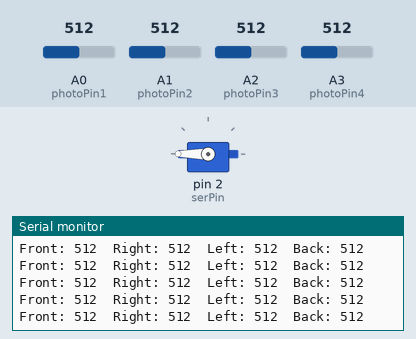
Simulated run of this sketch. Board: Arduino Uno, built with avr-gcc and run on an emulated ATmega328P. Shown: servo, the last lines printed to the serial monitor. Inputs (shaded band) come from the test bench; at power-on: A0 (photoPin1) = 512, A1 (photoPin2) = 512, A2 (photoPin3) = 512, A3 (photoPin4) = 512.

Above: at 1.2 s.
1.3 s: A0 (photoPin1) set to 604
At 1.69 s:
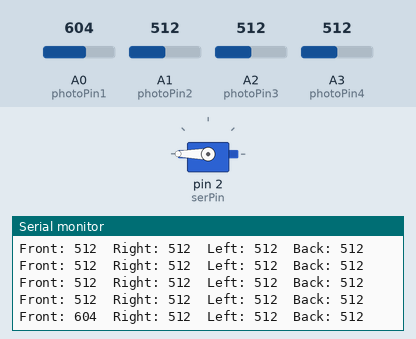
4.3 s: A0 (photoPin1) set to 625
At 4.45 s:
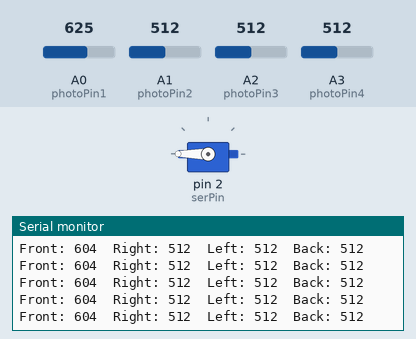
Timing chart, 0 to 7.3 s (numbered marks = the images above; inputs shaded):
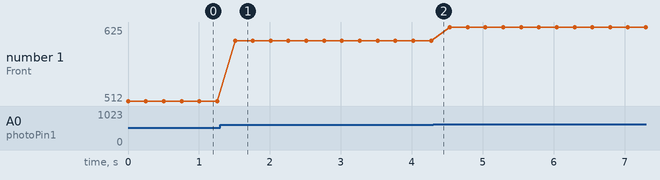

The sketch:

PhotoResistorTest.ino
```cpp
#include <Servo.h>
Servo ser1;
int serPin = 2;
int serVal = 180;
int lvFront;
int lvRight;
int lvLeft;
int lvBack;

int photoPin1 = A0;
int photoPin2 = A1;
int photoPin3 = A2;
int photoPin4 = A3;
void setup() {
  // put your setup code here, to run once:
  Serial.begin(9600);
  ser1.attach(serPin);
  ser1.write(serVal);
}

void loop() {
  // put your main code here, to run repeatedly:


  lvFront = analogRead(photoPin1);
  lvRight = analogRead(photoPin2);
  lvLeft = analogRead(photoPin3);
  lvBack = analogRead(photoPin4);

  if(isGreatest(lvFront,lvRight,lvLeft,lvBack)){
    Serial.println("Tilt Front");
  }
  else if(isGreatest(lvRight,lvLeft,lvBack,lvFront)){
    Serial.println("Tilt Right");
  }
  else if(isGreatest(lvLeft,lvBack,lvFront,lvRight)){
    Serial.println("Tilt Left");
  }
  else if(isGreatest(lvBack,lvFront,lvRight,lvLeft)){
    Serial.println("Tilt Back");
  }

  String str = "Front: ";
  str += lvFront;
  str += "\tRight: ";
  str += lvRight;
  str += "\tLeft: ";
  str += lvLeft;
  str += "\tBack: ";
  str += lvBack;


  Serial.println(str);
  //  ser1.write(serVal);
  delay(250);

}

bool isGreatest(int a, int b, int c, int d) {
  int bound = 100;
  int vars[] = {a, (b+bound), (c+bound), (d+bound)};
  int greatest = vars[0];
  for (int i = 0; i < 4; i++) {
    if (vars[i] > greatest) {
      greatest = vars[i];
    }
  }
  if ( greatest == vars[0]) {
    return true;
  }
  else {
    return false;
  }
}
```

Measured:
- after the input at 1.3 s, the serial monitor: prints a new line after 0.21 s (image 1)
- plotted number 1: 512 → 604 after the input at 1.3 s, 604 → 625 after the input at 4.3 s
